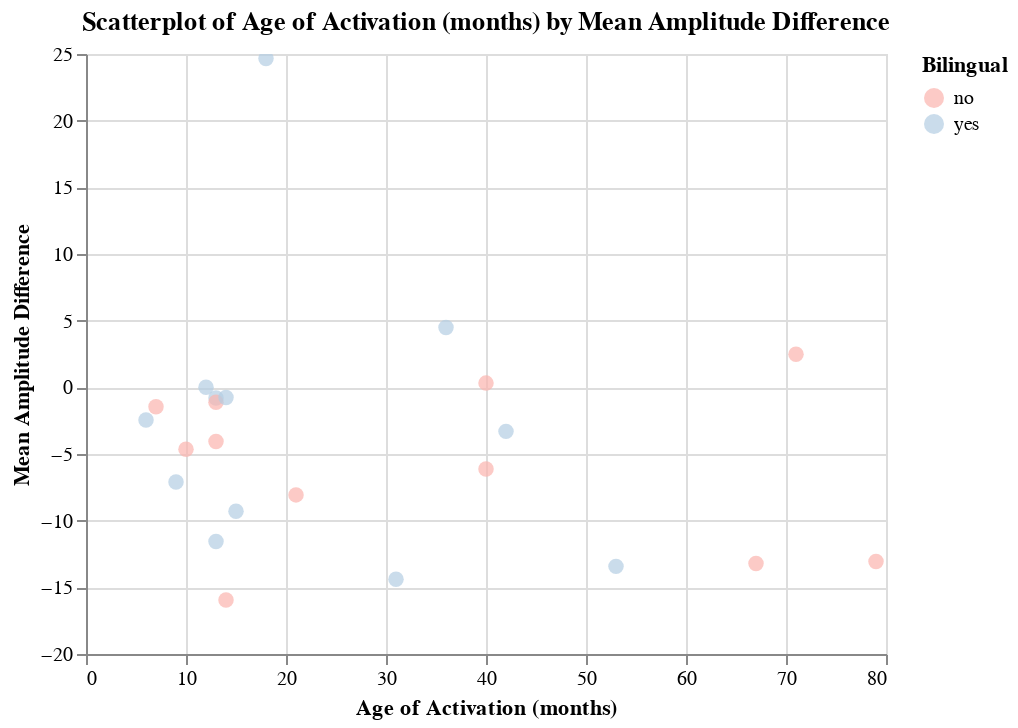

Notebook code cell kept with this figure:
### Code cell
# scatter plot of age of implant and MNA diff (include tooltip interactivity):

varlist = ['ID', 'Bilingual', 'Age (months)', 'Time in Sound (months)'] # for tooltip interactivity
ah.scatter_plot(diffdf, 'Age of Activation (months)', 'Mean Amplitude Difference', 'Bilingual', varlist, output_directory)

### Figure 1 — Vega-Lite specification as saved in the notebook (floating-point values rounded to 4 significant figures)
{"config": {"view": {"continuousWidth": 400, "continuousHeight": 300}}, "data": {"name": "data-5722e80168b4f64a80542b7947e8a3d3"}, "mark": {"type": "circle", "size": 60}, "encoding": {"color": {"type": "nominal", "field": "Bilingual", "scale": {"scheme": "pastel1"}}, "tooltip": [{"type": "nominal", "field": "ID"}, {"type": "nominal", "field": "Bilingual"}, {"type": "quantitative", "field": "Age (months)"}, {"type": "quantitative", "field": "Time in Sound (months)"}], "x": {"type": "quantitative", "field": "Age of Activation (months)"}, "y": {"type": "quantitative", "field": "Mean Amplitude Difference"}}, "selection": {"selector001": {"type": "interval", "bind": "scales", "encodings": ["x", "y"]}}, "title": "Scatterplot of Age of Activation (months) by Mean Amplitude Difference", "$schema": "https://vega.github.io/schema/vega-lite/v4.8.1.json", "datasets": {"data-5722e80168b4f64a80542b7947e8a3d3": [{"Unnamed: 0": 0, "ID": "942", "Group": "CI", "Mean Amplitude": -19.68, "Bilingual": "no", "Age (months)": 56, "Time in Sound (months)": 43, "Age of Activation (months)": 13.0, "Region": "Frontal", "Mean Amplitude Difference": -4.068}, {"Unnamed: 0": 1, "ID": "959", "Group": "CI", "Mean Amplitude": -15.05, "Bilingual": "no", "Age (months)": 57, "Time in Sound (months)": 17, "Age of Activation (months)": 40.0, "Region": "Frontal", "Mean Amplitude Difference": -6.121}, {"Unnamed: 0": 2, "ID": "925", "Group": "CI", "Mean Amplitude": -15.04, "Bilingual": "yes", "Age (months)": 58, "Time in Sound (months)": 52, "Age of Activation (months)": 6.0, "Region": "Frontal", "Mean Amplitude Difference": -2.451}, {"Unnamed: 0": 3, "ID": "956", "Group": "CI", "Mean Amplitude": -20.8, "Bilingual": "yes", "Age (months)": 58, "Time in Sound (months)": 5, "Age of Activation (months)": 53.0, "Region": "Frontal", "Mean Amplitude Difference": -13.43}, {"Unnamed: 0": 4, "ID": "955", "Group": "CI", "Mean Amplitude": -2.808, "Bilingual": "yes", "Age (months)": 61, "Time in Sound (months)": 49, "Age of Activation (months)": 12.0, "Region": "Frontal", "Mean Amplitude Difference": 0.009}, {"Unnamed: 0": 5, "ID": "904", "Group": "CI", "Mean Amplitude": -20.64, "Bilingual": "yes", "Age (months)": 67, "Time in Sound (months)": 54, "Age of Activation (months)": 13.0, "Region": "Frontal", "Mean Amplitude Difference": -0.795}, {"Unnamed: 0": 6, "ID": "911", "Group": "CI", "Mean Amplitude": -17.36, "Bilingual": "no", "Age (months)": 67, "Time in Sound (months)": 54, "Age of Activation (months)": 13.0, "Region": "Frontal", "Mean Amplitude Difference": -1.122}, {"Unnamed: 0": 7, "ID": "919", "Group": "CI", "Mean Amplitude": -15.46, "Bilingual": "no", "Age (months)": 74, "Time in Sound (months)": 67, "Age of Activation (months)": 7.0, "Region": "Frontal", "Mean Amplitude Difference": -1.454}, {"Unnamed: 0": 9, "ID": "945", "Group": "CI", "Mean Amplitude": -16.92, "Bilingual": "no", "Age (months)": 77, "Time in Sound (months)": 56, "Age of Activation (months)": 21.0, "Region": "Frontal", "Mean Amplitude Difference": -8.067}, {"Unnamed: 0": 10, "ID": "961", "Group": "CI", "Mean Amplitude": -19.6, "Bilingual": "no", "Age (months)": 77, "Time in Sound (months)": 63, "Age of Activation (months)": 14.0, "Region": "Frontal", "Mean Amplitude Difference": -15.95}, {"Unnamed: 0": 11, "ID": "903", "Group": "CI", "Mean Amplitude": -24.76, "Bilingual": "no", "Age (months)": 82, "Time in Sound (months)": 72, "Age of Activation (months)": 10.0, "Region": "Frontal", "Mean Amplitude Difference": -4.641}, {"Unnamed: 0": 12, "ID": "921", "Group": "CI", "Mean Amplitude": -33.19, "Bilingual": "yes", "Age (months)": 82, "Time in Sound (months)": 46, "Age of Activation (months)": 36.0, "Region": "Frontal", "Mean Amplitude Difference": 4.483}, {"Unnamed: 0": 13, "ID": "936", "Group": "CI", "Mean Amplitude": -6.697, "Bilingual": "yes", "Age (months)": 86, "Time in Sound (months)": 71, "Age of Activation (months)": 15.0, "Region": "Frontal", "Mean Amplitude Difference": -9.298}, {"Unnamed: 0": 14, "ID": "901", "Group": "CI", "Mean Amplitude": -3.359, "Bilingual": "yes", "Age (months)": 86, "Time in Sound (months)": 68, "Age of Activation (months)": 18.0, "Region": "Frontal", "Mean Amplitude Difference": 24.66}, {"Unnamed: 0": 15, "ID": "923", "Group": "CI", "Mean Amplitude": -22.51, "Bilingual": "yes", "Age (months)": 87, "Time in Sound (months)": 56, "Age of Activation (months)": 31.0, "Region": "Frontal", "Mean Amplitude Difference": -14.4}, {"Unnamed: 0": 16, "ID": "924", "Group": "CI", "Mean Amplitude": -18.95, "Bilingual": "yes", "Age (months)": 87, "Time in Sound (months)": 74, "Age of Activation (months)": 13.0, "Region": "Frontal", "Mean Amplitude Difference": -11.57}, {"Unnamed: 0": 17, "ID": "934", "Group": "CI", "Mean Amplitude": -14.02, "Bilingual": "yes", "Age (months)": 89, "Time in Sound (months)": 80, "Age of Activation (months)": 9.0, "Region": "Frontal", "Mean Amplitude Difference": -7.093}, {"Unnamed: 0": 18, "ID": "951", "Group": "CI", "Mean Amplitude": -19.7, "Bilingual": "no", "Age (months)": 89, "Time in Sound (months)": 49, "Age of Activation (months)": 40.0, "Region": "Frontal", "Mean Amplitude Difference": 0.316}, {"Unnamed: 0": 19, "ID": "913", "Group": "CI", "Mean Amplitude": -15.58, "Bilingual": "yes", "Age (months)": 100, "Time in Sound (months)": 86, "Age of Activation (months)": 14.0, "Region": "Frontal", "Mean Amplitude Difference": -0.756}, {"Unnamed: 0": 21, "ID": "941", "Group": "CI", "Mean Amplitude": -19.01, "Bilingual": "no", "Age (months)": 106, "Time in Sound (months)": 35, "Age of Activation (months)": 71.0, "Region": "Frontal", "Mean Amplitude Difference": 2.484}, {"Unnamed: 0": 22, "ID": "947", "Group": "CI", "Mean Amplitude": -19.22, "Bilingual": "no", "Age (months)": 106, "Time in Sound (months)": 27, "Age of Activation (months)": 79.0, "Region": "Frontal", "Mean Amplitude Difference": -13.06}, {"Unnamed: 0": 23, "ID": "935", "Group": "CI", "Mean Amplitude": -16.62, "Bilingual": "yes", "Age (months)": 122, "Time in Sound (months)": 80, "Age of Activation (months)": 42.0, "Region": "Frontal", "Mean Amplitude Difference": -3.303}, {"Unnamed: 0": 24, "ID": "937", "Group": "CI", "Mean Amplitude": -27.73, "Bilingual": "no", "Age (months)": 122, "Time in Sound (months)": 55, "Age of Activation (months)": 67.0, "Region": "Frontal", "Mean Amplitude Difference": -13.22}, {"Unnamed: 0": 25, "ID": "857", "Group": "HG", "Mean Amplitude": -8.053, "Bilingual": "no", "Age (months)": 33, "Time in Sound (months)": 33, "Age of Activation (months)": null, "Region": "Frontal", "Mean Amplitude Difference": 5.293}, {"Unnamed: 0": 26, "ID": "847", "Group": "HG", "Mean Amplitude": -2.966, "Bilingual": "no", "Age (months)": 43, "Time in Sound (months)": 43, "Age of Activation (months)": null, "Region": "Frontal", "Mean Amplitude Difference": 0.175}, {"Unnamed: 0": 27, "ID": "858", "Group": "HG", "Mean Amplitude": -18.59, "Bilingual": "no", "Age (months)": 51, "Time in Sound (months)": 51, "Age of Activation (months)": null, "Region": "Frontal", "Mean Amplitude Difference": -12.21}, {"Unnamed: 0": 28, "ID": "859", "Group": "HG", "Mean Amplitude": -7.7, "Bilingual": "no", "Age (months)": 52, "Time in Sound (months)": 52, "Age of Activation (months)": null, "Region": "Frontal", "Mean Amplitude Difference": -0.46}, {"Unnamed: 0": 29, "ID": "841", "Group": "HG", "Mean Amplitude": -28.02, "Bilingual": "no", "Age (months)": 56, "Time in Sound (months)": 56, "Age of Activation (months)": null, "Region": "Frontal", "Mean Amplitude Difference": -9.465}, {"Unnamed: 0": 30, "ID": "836", "Group": "HG", "Mean Amplitude": -8.181, "Bilingual": "no", "Age (months)": 59, "Time in Sound (months)": 59, "Age of Activation (months)": null, "Region": "Frontal", "Mean Amplitude Difference": 8.188}, {"Unnamed: 0": 31, "ID": "846", "Group": "HG", "Mean Amplitude": -27.16, "Bilingual": "yes", "Age (months)": 68, "Time in Sound (months)": 68, "Age of Activation (months)": null, "Region": "Frontal", "Mean Amplitude Difference": -7.165}, {"Unnamed: 0": 32, "ID": "N4C01", "Group": "HG", "Mean Amplitude": -17.46, "Bilingual": "no", "Age (months)": 61, "Time in Sound (months)": 61, "Age of Activation (months)": null, "Region": "Frontal", "Mean Amplitude Difference": -13.45}, {"Unnamed: 0": 33, "ID": "842", "Group": "HG", "Mean Amplitude": -18.28, "Bilingual": "yes", "Age (months)": 67, "Time in Sound (months)": 67, "Age of Activation (months)": null, "Region": "Frontal", "Mean Amplitude Difference": -3.214}, {"Unnamed: 0": 34, "ID": "848", "Group": "HG", "Mean Amplitude": -15.1, "Bilingual": "no", "Age (months)": 74, "Time in Sound (months)": 74, "Age of Activation (months)": null, "Region": "Frontal", "Mean Amplitude Difference": -1.423}, {"Unnamed: 0": 36, "ID": "N4C10", "Group": "HG", "Mean Amplitude": -9.489, "Bilingual": "yes", "Age (months)": 82, "Time in Sound (months)": 82, "Age of Activation (months)": null, "Region": "Frontal", "Mean Amplitude Difference": -3.473}, {"Unnamed: 0": 37, "ID": "N4C13", "Group": "HG", "Mean Amplitude": -25.55, "Bilingual": "yes", "Age (months)": 85, "Time in Sound (months)": 85, "Age of Activation (months)": null, "Region": "Frontal", "Mean Amplitude Difference": 2.461}, {"Unnamed: 0": 38, "ID": "809", "Group": "HG", "Mean Amplitude": -13.55, "Bilingual": "no", "Age (months)": 99, "Time in Sound (months)": 99, "Age of Activation (months)": null, "Region": "Frontal", "Mean Amplitude Difference": 4.761}, {"Unnamed: 0": 39, "ID": "N4C09", "Group": "HG", "Mean Amplitude": -11.51, "Bilingual": "yes", "Age (months)": 99, "Time in Sound (months)": 99, "Age of Activation (months)": null, "Region": "Frontal", "Mean Amplitude Difference": 3.015}, {"Unnamed: 0": 40, "ID": "850", "Group": "HG", "Mean Amplitude": -22.29, "Bilingual": "no", "Age (months)": 124, "Time in Sound (months)": 124, "Age of Activation (months)": null, "Region": "Frontal", "Mean Amplitude Difference": -7.178}, {"Unnamed: 0": 41, "ID": "801", "Group": "HG", "Mean Amplitude": -24.32, "Bilingual": "yes", "Age (months)": 127, "Time in Sound (months)": 127, "Age of Activation (months)": null, "Region": "Frontal", "Mean Amplitude Difference": -11.01}, {"Unnamed: 0": 42, "ID": "803", "Group": "HG", "Mean Amplitude": -15.16, "Bilingual": "no", "Age (months)": 128, "Time in Sound (months)": 128, "Age of Activation (months)": null, "Region": "Frontal", "Mean Amplitude Difference": -3.417}]}}
